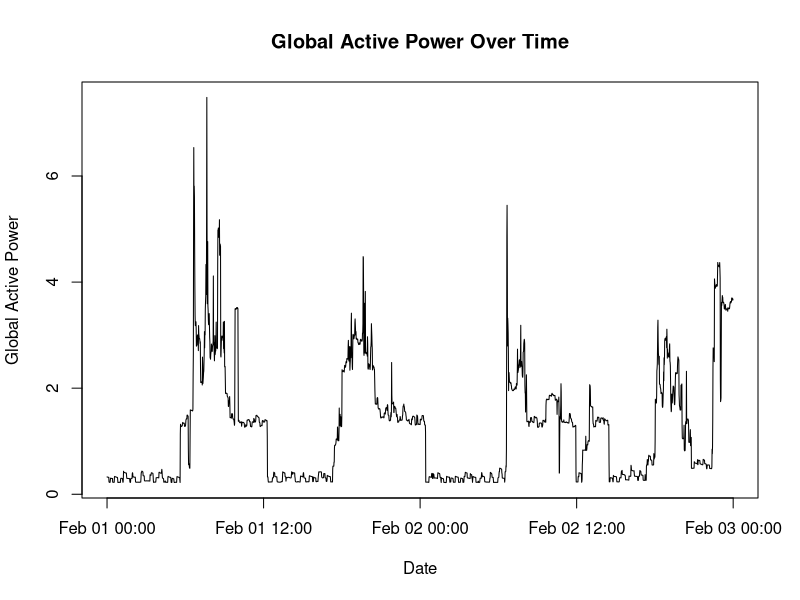
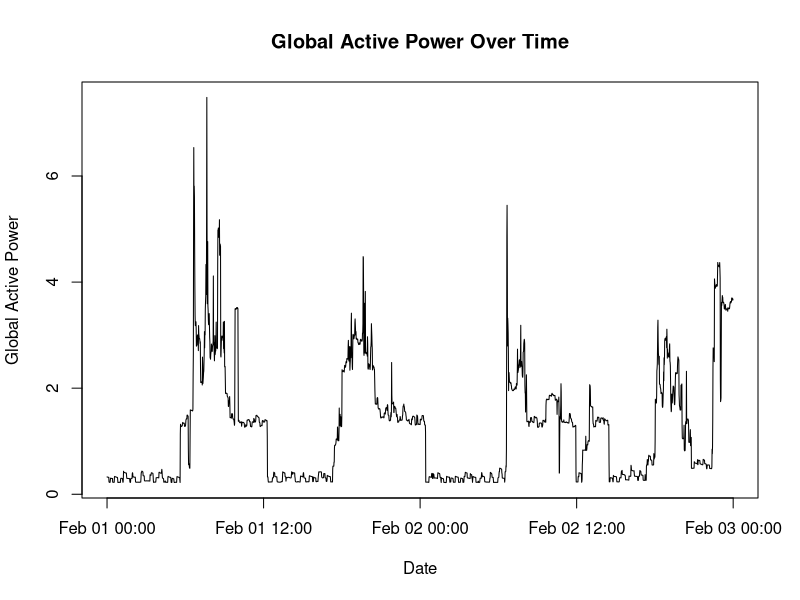

These charts were generated, in order, by the following R code:
# Read the data from the subset_data.txt file
subset_data <- read.table("subset_data.txt", sep = ";", header = TRUE, na.strings = "?")

# Convert DateTime column to POSIXct format
subset_data$DateTime <- as.POSIXct(subset_data$DateTime)

# Create the plot using the base plotting system
plot(subset_data$DateTime, subset_data$Global_active_power, type = "l",
     xlab = "Date", ylab = "Global Active Power", main = "Global Active Power Over Time")

# Save the plot as a PNG file
png("plot2.png", width = 480, height = 480, units = "px")
plot(subset_data$DateTime, subset_data$Global_active_power, type = "l",
     xlab = "Date", ylab = "Global Active Power", main = "Global Active Power Over Time")
dev.off()
